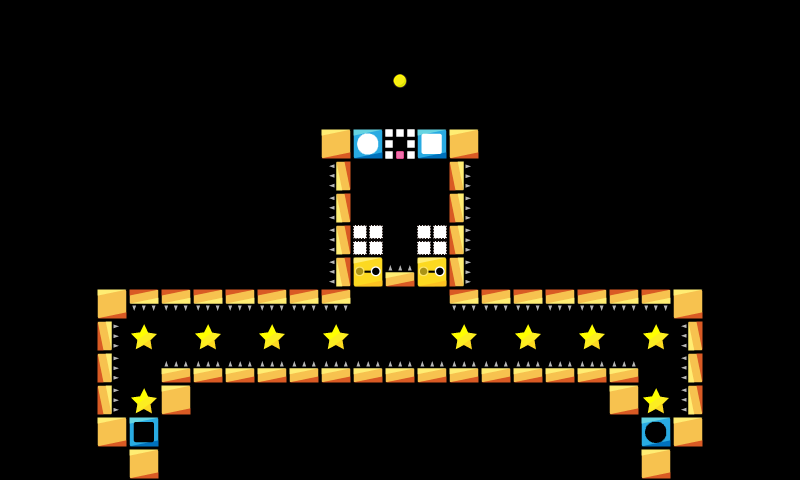

A level layout from a 2D game, rendered from its tile map. Below: a short description, then the map file with tile-grid data replaced by summaries:
An orthogonal 25x15 tile map with 32x32 px tiles, 1 tile layer (map).

<map version="1.0" orientation="orthogonal" renderorder="right-down" width="25" height="15" tilewidth="32" tileheight="32" nextobjectid="7">
 <tileset firstgid="1" name="map_tiles" tilewidth="32" tileheight="32">
  <image source="../../img/map_tiles.png" width="480" height="480" />
 </tileset>
 <layer name="map" width="25" height="15">
  <data>[375 cells, 74 non-empty, 11 distinct tile ids]</data>
 </layer>
 <objectgroup name="Object Layer 1" />
</map>
